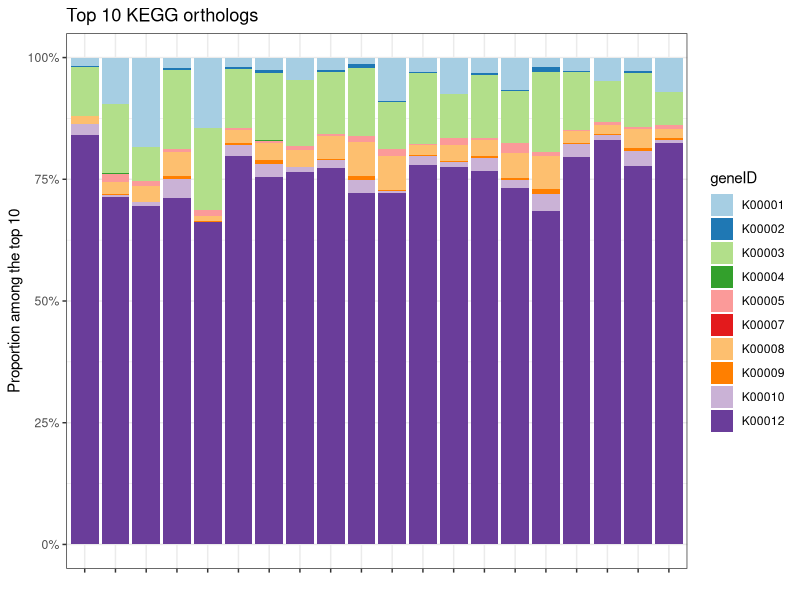

Source code (R):
## ---- chunk 1

if(!require("waldo")) {
  install.packages("waldo")
  library(waldo)
}

library(tidyverse)

## ---- chunk 2

my_data <- read_tsv("data_matrix.tsv", show_col_types = FALSE)
my_samples <- read_tsv("sample_sheet.tsv", show_col_types = FALSE)

## ---- chunk 3

my_subset <- my_data %>%
  group_by(geneID) %>%
  summarise(sum_count = sum(count)) %>%
  slice(1:10) %>%
  left_join(my_data, by = "geneID") %>%
  select(SampleID, count, geneID)

my_subset %>%
  ggplot(aes(x = SampleID, y = count, fill = geneID)) +
  geom_bar(stat = "identity", position = "fill") +
  theme_bw() +
  theme(axis.text.x = element_blank(), strip.background = element_blank()) +
  scale_fill_brewer(palette = "Paired") +
  scale_y_continuous(labels = scales::percent) +
  labs(title = "Top 10 KEGG orthologs",
       y = "Proportion among the top 10",
       x = "")

## ---- chunk 4

waldo::compare(unique(my_data$geneID), unique(my_subset$geneID))

## ---- chunk 5

setdiff(unique(my_data$geneID), unique(my_subset$geneID))

## ---- chunk 6

intersect(unique(my_data$geneID), unique(my_subset$geneID))

## ---- chunk 7

set.seed(42)

sample_subset1 <- my_samples %>%
  pull(SampleID) %>%
  sample(10)

my_matrix <- my_data %>%
  filter(SampleID %in% sample_subset1) %>%
  pivot_wider(names_from = SampleID, values_from = count) %>%
  column_to_rownames(var = "geneID") %>%
  as.matrix()

head(my_matrix)

## ---- chunk 8

sample_subset2 <- my_samples %>%
  pull(SampleID) %>%
  sample(10)

my_error <- try(my_matrix[,sample_subset2])

## ---- chunk 9

compare(sort(colnames(my_matrix)), sort(sample_subset2), max_diffs = Inf)

## ---- chunk 10

intersect(colnames(my_matrix), sample_subset2)

## ---- chunk 11

try(compare(my_data, my_subset))
